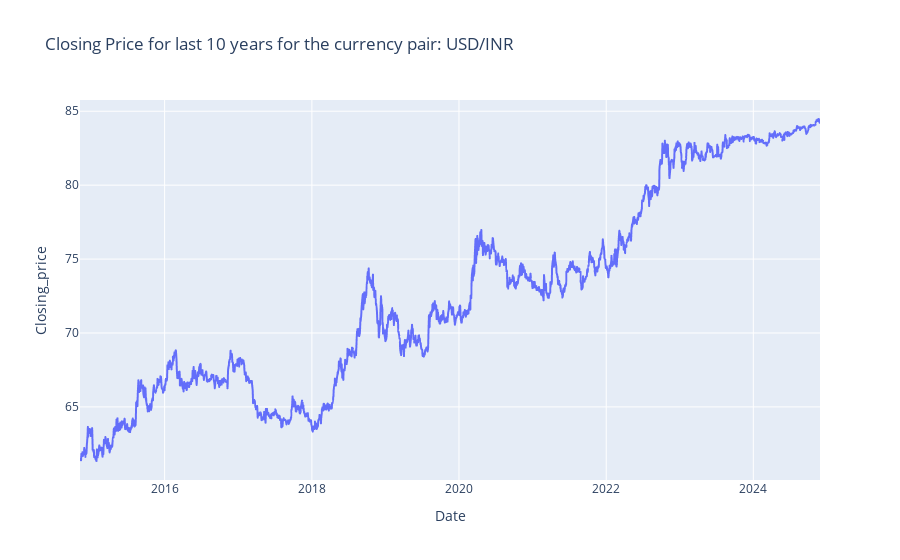

Notebook source saved alongside this figure:
### Code cell
import plotly.express as px

# Subset the relevant columns
a = usdinr[["Date", "Closing_price", "Currency Pair"]]

# Get the single currency pair value
currency_pair = usdinr['Currency Pair'].iloc[0]  # Assumes all rows have the same value

# Plot using plotly.express.line
fig = px.line(a, x='Date', y='Closing_price', 
              title=f'Closing Price for last 10 years for the currency pair: {currency_pair}')

# Display the plot
fig.show()

### Figure 1 — Plotly figure (JSON) as saved in the notebook; plotly's stock layout.template omitted (floating-point values rounded to 4 significant figures; data arrays with more than 128 entries replaced by an {"elided": "..."} marker saying what was removed)
{"data": [{"hovertemplate": "Date=%{x}<br>Closing_price=%{y}<extra></extra>", "legendgroup": "", "line": {"color": "#636efa", "dash": "solid"}, "marker": {"symbol": "circle"}, "mode": "lines", "name": "", "showlegend": false, "type": "scattergl", "x": {"elided": "2623 str values"}, "xaxis": "x", "y": {"elided": "2623 float values"}, "yaxis": "y"}], "layout": {"legend": {"tracegroupgap": 0}, "title": {"text": "Closing Price for last 10 years for the currency pair: USD/INR"}, "xaxis": {"anchor": "y", "domain": [0, 1], "title": {"text": "Date"}}, "yaxis": {"anchor": "x", "domain": [0, 1], "title": {"text": "Closing_price"}}}}
